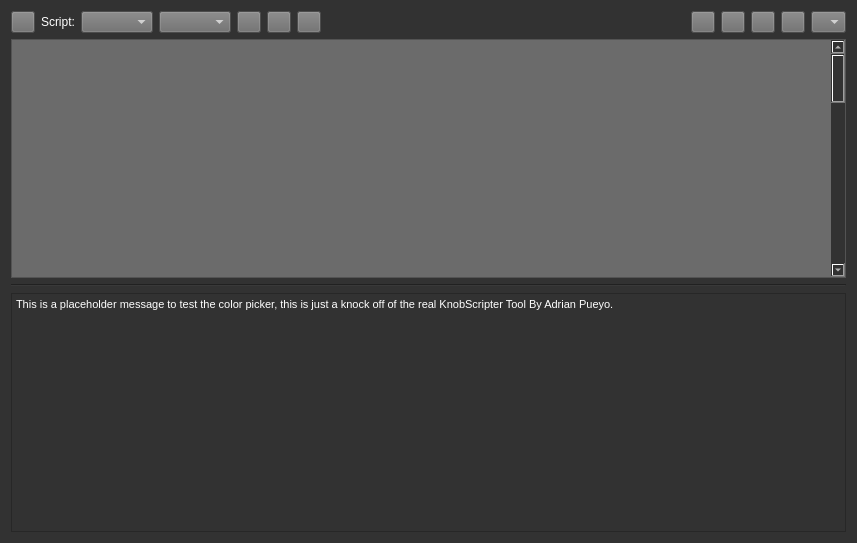
<?xml version="1.0" encoding="UTF-8"?>
<ui version="4.0">
 <class>Form</class>
 <widget class="QWidget" name="Form">
  <property name="geometry">
   <rect>
    <x>0</x>
    <y>0</y>
    <width>857</width>
    <height>543</height>
   </rect>
  </property>
  <property name="windowTitle">
   <string>KnobScripter</string>
  </property>
  <property name="windowIcon">
   <iconset resource="icons/refUI.qrc">
    <normaloff>:/refUI/knob_scripter.png</normaloff>:/refUI/knob_scripter.png</iconset>
  </property>
  <property name="styleSheet">
   <string notr="true">QWidget{
	background-color: rgb(50, 50, 50);
	color: rgb(255, 255, 255);
}


QPushButton:hover{background-color: rgb(120, 120, 120);}

QPushButton{background-color: rgb(107, 107, 107);}

QPushButton:pressed{
background-color: rgb(10, 10, 10);
border-style:inset;
}


</string>
  </property>
  <layout class="QVBoxLayout" name="verticalLayout" stretch="0,0,2,0">
   <item>
    <layout class="QHBoxLayout" name="horizontalLayout">
     <item>
      <widget class="QPushButton" name="btnPicker">
       <property name="maximumSize">
        <size>
         <width>24</width>
         <height>24</height>
        </size>
       </property>
       <property name="styleSheet">
        <string notr="true"/>
       </property>
       <property name="text">
        <string/>
       </property>
       <property name="icon">
        <iconset resource="icons/refUI.qrc">
         <normaloff>:/refUI/icon_pick.png</normaloff>:/refUI/icon_pick.png</iconset>
       </property>
       <property name="iconSize">
        <size>
         <width>16</width>
         <height>16</height>
        </size>
       </property>
      </widget>
     </item>
     <item>
      <widget class="QLabel" name="label">
       <property name="text">
        <string>Script:</string>
       </property>
      </widget>
     </item>
     <item>
      <widget class="QComboBox" name="dropMenu01">
       <property name="styleSheet">
        <string notr="true">background-color: rgb(107, 107, 107);</string>
       </property>
       <property name="currentText">
        <string/>
       </property>
      </widget>
     </item>
     <item>
      <widget class="QComboBox" name="dropMenu02">
       <property name="styleSheet">
        <string notr="true">background-color: rgb(107, 107, 107);</string>
       </property>
      </widget>
     </item>
     <item>
      <widget class="QPushButton" name="btnRefresh">
       <property name="maximumSize">
        <size>
         <width>24</width>
         <height>24</height>
        </size>
       </property>
       <property name="styleSheet">
        <string notr="true"/>
       </property>
       <property name="text">
        <string/>
       </property>
       <property name="icon">
        <iconset resource="icons/refUI.qrc">
         <normaloff>:/refUI/refresh.png</normaloff>:/refUI/refresh.png</iconset>
       </property>
      </widget>
     </item>
     <item>
      <widget class="QPushButton" name="btnImport">
       <property name="maximumSize">
        <size>
         <width>24</width>
         <height>24</height>
        </size>
       </property>
       <property name="styleSheet">
        <string notr="true"/>
       </property>
       <property name="text">
        <string/>
       </property>
       <property name="icon">
        <iconset resource="icons/refUI.qrc">
         <normaloff>:/refUI/download.png</normaloff>:/refUI/download.png</iconset>
       </property>
      </widget>
     </item>
     <item>
      <widget class="QPushButton" name="btnSave">
       <property name="maximumSize">
        <size>
         <width>24</width>
         <height>24</height>
        </size>
       </property>
       <property name="styleSheet">
        <string notr="true"/>
       </property>
       <property name="text">
        <string/>
       </property>
       <property name="icon">
        <iconset resource="icons/refUI.qrc">
         <normaloff>:/refUI/icon_save.png</normaloff>:/refUI/icon_save.png</iconset>
       </property>
      </widget>
     </item>
     <item>
      <spacer name="horizontalSpacer">
       <property name="orientation">
        <enum>Qt::Horizontal</enum>
       </property>
       <property name="sizeHint" stdset="0">
        <size>
         <width>40</width>
         <height>20</height>
        </size>
       </property>
      </spacer>
     </item>
     <item>
      <widget class="QPushButton" name="btnConsole">
       <property name="maximumSize">
        <size>
         <width>24</width>
         <height>24</height>
        </size>
       </property>
       <property name="styleSheet">
        <string notr="true"/>
       </property>
       <property name="text">
        <string/>
       </property>
       <property name="icon">
        <iconset resource="icons/refUI.qrc">
         <normaloff>:/refUI/run.png</normaloff>:/refUI/run.png</iconset>
       </property>
      </widget>
     </item>
     <item>
      <widget class="QPushButton" name="btnClear">
       <property name="maximumSize">
        <size>
         <width>24</width>
         <height>24</height>
        </size>
       </property>
       <property name="styleSheet">
        <string notr="true"/>
       </property>
       <property name="text">
        <string/>
       </property>
       <property name="icon">
        <iconset resource="icons/refUI.qrc">
         <normaloff>:/refUI/clear_console.png</normaloff>:/refUI/clear_console.png</iconset>
       </property>
      </widget>
     </item>
     <item>
      <widget class="QPushButton" name="btnReturn">
       <property name="maximumSize">
        <size>
         <width>24</width>
         <height>24</height>
        </size>
       </property>
       <property name="styleSheet">
        <string notr="true"/>
       </property>
       <property name="text">
        <string/>
       </property>
       <property name="icon">
        <iconset resource="icons/refUI.qrc">
         <normaloff>:/refUI/enter.png</normaloff>:/refUI/enter.png</iconset>
       </property>
      </widget>
     </item>
     <item>
      <widget class="QPushButton" name="btnSearch">
       <property name="maximumSize">
        <size>
         <width>24</width>
         <height>24</height>
        </size>
       </property>
       <property name="styleSheet">
        <string notr="true"/>
       </property>
       <property name="text">
        <string/>
       </property>
       <property name="icon">
        <iconset resource="icons/refUI.qrc">
         <normaloff>:/refUI/icon_search.png</normaloff>:/refUI/icon_search.png</iconset>
       </property>
      </widget>
     </item>
     <item>
      <widget class="QComboBox" name="dropMenu03">
       <property name="maximumSize">
        <size>
         <width>35</width>
         <height>16777215</height>
        </size>
       </property>
       <property name="styleSheet">
        <string notr="true">background-color: rgb(107, 107, 107);</string>
       </property>
       <property name="currentText">
        <string/>
       </property>
       <property name="currentIndex">
        <number>-1</number>
       </property>
      </widget>
     </item>
    </layout>
   </item>
   <item>
    <widget class="QScrollArea" name="scrollArea">
     <property name="styleSheet">
      <string notr="true">background-color: rgb(107, 107, 107);</string>
     </property>
     <property name="widgetResizable">
      <bool>true</bool>
     </property>
     <widget class="QWidget" name="scrollAreaWidgetContents">
      <property name="geometry">
       <rect>
        <x>0</x>
        <y>0</y>
        <width>820</width>
        <height>1000</height>
       </rect>
      </property>
      <property name="minimumSize">
       <size>
        <width>0</width>
        <height>1000</height>
       </size>
      </property>
      <property name="maximumSize">
       <size>
        <width>16777215</width>
        <height>16777215</height>
       </size>
      </property>
     </widget>
    </widget>
   </item>
   <item>
    <widget class="Line" name="line_2">
     <property name="orientation">
      <enum>Qt::Horizontal</enum>
     </property>
    </widget>
   </item>
   <item>
    <widget class="QTextEdit" name="txtInput">
     <property name="html">
      <string>&lt;!DOCTYPE HTML PUBLIC &quot;-//W3C//DTD HTML 4.0//EN&quot; &quot;http://www.w3.org/TR/REC-html40/strict.dtd&quot;&gt;
&lt;html&gt;&lt;head&gt;&lt;meta name=&quot;qrichtext&quot; content=&quot;1&quot; /&gt;&lt;style type=&quot;text/css&quot;&gt;
p, li { white-space: pre-wrap; }
&lt;/style&gt;&lt;/head&gt;&lt;body style=&quot; font-family:'MS Shell Dlg 2'; font-size:8.25pt; font-weight:400; font-style:normal;&quot;&gt;
&lt;p style=&quot; margin-top:0px; margin-bottom:0px; margin-left:0px; margin-right:0px; -qt-block-indent:0; text-indent:0px;&quot;&gt;This is a placeholder message to test the color picker, this is just a knock off of the real KnobScripter Tool By Adrian Pueyo.&lt;/p&gt;&lt;/body&gt;&lt;/html&gt;</string>
     </property>
    </widget>
   </item>
  </layout>
 </widget>
 <resources>
  <include location="icons/refUI.qrc"/>
 </resources>
 <connections/>
</ui>
